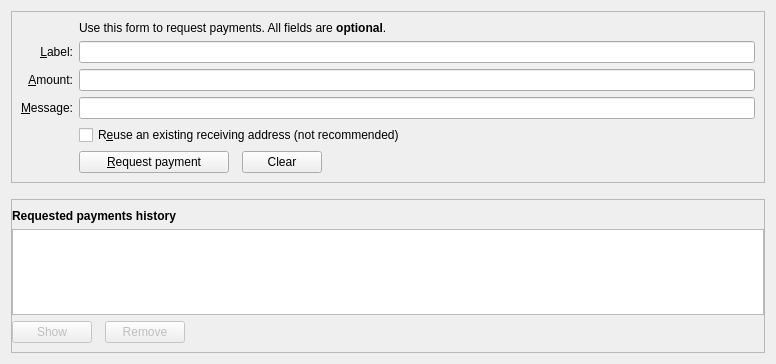
<?xml version="1.0" encoding="UTF-8"?>
<ui version="4.0">
 <class>ReceiveCoinsDialog</class>
 <widget class="QWidget" name="ReceiveCoinsDialog">
  <property name="geometry">
   <rect>
    <x>0</x>
    <y>0</y>
    <width>776</width>
    <height>364</height>
   </rect>
  </property>
  <layout class="QVBoxLayout" name="verticalLayout" stretch="0,0,1">
   <item>
    <widget class="QFrame" name="frame2">
     <property name="sizePolicy">
      <sizepolicy hsizetype="Preferred" vsizetype="Expanding">
       <horstretch>0</horstretch>
       <verstretch>0</verstretch>
      </sizepolicy>
     </property>
     <property name="frameShape">
      <enum>QFrame::StyledPanel</enum>
     </property>
     <property name="frameShadow">
      <enum>QFrame::Sunken</enum>
     </property>
     <layout class="QVBoxLayout" name="verticalLayout_3">
      <item>
       <layout class="QGridLayout" name="gridLayout">
        <item row="7" column="2">
         <widget class="QCheckBox" name="reuseAddress">
          <property name="toolTip">
           <string>Reuse one of the previously used receiving addresses. Reusing addresses has security and privacy issues. Do not use this unless re-generating a payment request made before.</string>
          </property>
          <property name="text">
           <string>R&amp;euse an existing receiving address (not recommended)</string>
          </property>
         </widget>
        </item>
        <item row="7" column="0">
         <widget class="QLabel" name="label_4">
          <property name="text">
           <string/>
          </property>
         </widget>
        </item>
        <item row="6" column="0">
         <widget class="QLabel" name="label_3">
          <property name="toolTip">
           <string>An optional message to attach to the payment request, which will be displayed when the request is opened. Note: The message will not be sent with the payment over the Wizblcoin network.</string>
          </property>
          <property name="text">
           <string>&amp;Message:</string>
          </property>
          <property name="alignment">
           <set>Qt::AlignRight|Qt::AlignTrailing|Qt::AlignVCenter</set>
          </property>
          <property name="buddy">
           <cstring>reqMessage</cstring>
          </property>
         </widget>
        </item>
        <item row="4" column="2">
         <widget class="QLineEdit" name="reqLabel">
          <property name="toolTip">
           <string>An optional label to associate with the new receiving address.</string>
          </property>
         </widget>
        </item>
        <item row="6" column="2">
         <widget class="QLineEdit" name="reqMessage">
          <property name="toolTip">
           <string>An optional message to attach to the payment request, which will be displayed when the request is opened. Note: The message will not be sent with the payment over the Wizblcoin network.</string>
          </property>
         </widget>
        </item>
        <item row="2" column="2">
         <widget class="QLabel" name="label_5">
          <property name="text">
           <string>Use this form to request payments. All fields are &lt;b&gt;optional&lt;/b&gt;.</string>
          </property>
         </widget>
        </item>
        <item row="4" column="0">
         <widget class="QLabel" name="label_2">
          <property name="toolTip">
           <string>An optional label to associate with the new receiving address.</string>
          </property>
          <property name="text">
           <string>&amp;Label:</string>
          </property>
          <property name="alignment">
           <set>Qt::AlignRight|Qt::AlignTrailing|Qt::AlignVCenter</set>
          </property>
          <property name="buddy">
           <cstring>reqLabel</cstring>
          </property>
         </widget>
        </item>
        <item row="5" column="0">
         <widget class="QLabel" name="label">
          <property name="toolTip">
           <string>An optional amount to request. Leave this empty or zero to not request a specific amount.</string>
          </property>
          <property name="text">
           <string>&amp;Amount:</string>
          </property>
          <property name="alignment">
           <set>Qt::AlignRight|Qt::AlignTrailing|Qt::AlignVCenter</set>
          </property>
          <property name="buddy">
           <cstring>reqAmount</cstring>
          </property>
         </widget>
        </item>
        <item row="5" column="2">
         <widget class="WizblcoinAmountField" name="reqAmount">
          <property name="minimumSize">
           <size>
            <width>80</width>
            <height>0</height>
           </size>
          </property>
          <property name="toolTip">
           <string>An optional amount to request. Leave this empty or zero to not request a specific amount.</string>
          </property>
         </widget>
        </item>
        <item row="8" column="2">
         <layout class="QHBoxLayout" name="horizontalLayout">
          <property name="spacing">
           <number>13</number>
          </property>
          <item>
           <widget class="QPushButton" name="receiveButton">
            <property name="minimumSize">
             <size>
              <width>150</width>
              <height>0</height>
             </size>
            </property>
            <property name="text">
             <string>&amp;Request payment</string>
            </property>
            <property name="icon">
             <iconset resource="../wizblcoin.qrc">
              <normaloff>:/icons/receiving_paycall</normaloff>:/icons/receiving_paycall</iconset>
            </property>
           </widget>
          </item>
          <item>
           <widget class="QPushButton" name="clearButton">
            <property name="sizePolicy">
             <sizepolicy hsizetype="Minimum" vsizetype="Fixed">
              <horstretch>0</horstretch>
              <verstretch>0</verstretch>
             </sizepolicy>
            </property>
            <property name="toolTip">
             <string>Clear all fields of the form.</string>
            </property>
            <property name="text">
             <string>Clear</string>
            </property>
            <property name="icon">
             <iconset resource="../wizblcoin.qrc">
              <normaloff>:/icons/remove</normaloff>:/icons/remove</iconset>
            </property>
            <property name="autoDefault">
             <bool>false</bool>
            </property>
           </widget>
          </item>
          <item>
           <spacer name="horizontalSpacer">
            <property name="orientation">
             <enum>Qt::Horizontal</enum>
            </property>
            <property name="sizeHint" stdset="0">
             <size>
              <width>40</width>
              <height>20</height>
             </size>
            </property>
           </spacer>
          </item>
         </layout>
        </item>
        <item row="8" column="0">
         <widget class="QLabel" name="label_7">
          <property name="text">
           <string/>
          </property>
         </widget>
        </item>
       </layout>
      </item>
     </layout>
    </widget>
   </item>
   <item>
    <spacer name="verticalSpacer_2">
     <property name="orientation">
      <enum>Qt::Vertical</enum>
     </property>
     <property name="sizeHint" stdset="0">
      <size>
       <width>20</width>
       <height>10</height>
      </size>
     </property>
    </spacer>
   </item>
   <item>
    <widget class="QFrame" name="frame">
     <property name="sizePolicy">
      <sizepolicy hsizetype="Preferred" vsizetype="Expanding">
       <horstretch>0</horstretch>
       <verstretch>0</verstretch>
      </sizepolicy>
     </property>
     <property name="frameShape">
      <enum>QFrame::StyledPanel</enum>
     </property>
     <property name="frameShadow">
      <enum>QFrame::Raised</enum>
     </property>
     <layout class="QVBoxLayout" name="verticalLayout_2">
      <property name="leftMargin">
       <number>0</number>
      </property>
      <property name="rightMargin">
       <number>0</number>
      </property>
      <item>
       <widget class="QLabel" name="label_6">
        <property name="font">
         <font>
          <weight>75</weight>
          <bold>true</bold>
         </font>
        </property>
        <property name="text">
         <string>Requested payments history</string>
        </property>
       </widget>
      </item>
      <item>
       <widget class="QTableView" name="recentRequestsView">
        <property name="contextMenuPolicy">
         <enum>Qt::CustomContextMenu</enum>
        </property>
        <property name="tabKeyNavigation">
         <bool>false</bool>
        </property>
        <property name="sortingEnabled">
         <bool>true</bool>
        </property>
       </widget>
      </item>
      <item>
       <layout class="QHBoxLayout" name="horizontalLayout_2">
        <property name="spacing">
         <number>13</number>
        </property>
        <item>
         <widget class="QPushButton" name="showRequestButton">
          <property name="enabled">
           <bool>false</bool>
          </property>
          <property name="toolTip">
           <string>Show the selected request (does the same as double clicking an entry)</string>
          </property>
          <property name="text">
           <string>Show</string>
          </property>
          <property name="icon">
           <iconset resource="../wizblcoin.qrc">
            <normaloff>:/icons/edit</normaloff>:/icons/edit</iconset>
          </property>
          <property name="autoDefault">
           <bool>false</bool>
          </property>
         </widget>
        </item>
        <item>
         <widget class="QPushButton" name="removeRequestButton">
          <property name="enabled">
           <bool>false</bool>
          </property>
          <property name="toolTip">
           <string>Remove the selected entries from the list</string>
          </property>
          <property name="text">
           <string>Remove</string>
          </property>
          <property name="icon">
           <iconset resource="../wizblcoin.qrc">
            <normaloff>:/icons/remove</normaloff>:/icons/remove</iconset>
          </property>
          <property name="autoDefault">
           <bool>false</bool>
          </property>
         </widget>
        </item>
        <item>
         <spacer name="horizontalSpacer_2">
          <property name="orientation">
           <enum>Qt::Horizontal</enum>
          </property>
          <property name="sizeHint" stdset="0">
           <size>
            <width>40</width>
            <height>20</height>
           </size>
          </property>
         </spacer>
        </item>
       </layout>
      </item>
     </layout>
    </widget>
   </item>
  </layout>
 </widget>
 <customwidgets>
  <customwidget>
   <class>WizblcoinAmountField</class>
   <extends>QLineEdit</extends>
   <header>wizblcoinamountfield.h</header>
   <container>1</container>
  </customwidget>
 </customwidgets>
 <tabstops>
  <tabstop>reqLabel</tabstop>
  <tabstop>reqAmount</tabstop>
  <tabstop>reqMessage</tabstop>
  <tabstop>reuseAddress</tabstop>
  <tabstop>receiveButton</tabstop>
  <tabstop>clearButton</tabstop>
  <tabstop>recentRequestsView</tabstop>
  <tabstop>showRequestButton</tabstop>
  <tabstop>removeRequestButton</tabstop>
 </tabstops>
 <resources>
  <include location="../wizblcoin.qrc"/>
 </resources>
 <connections/>
</ui>
